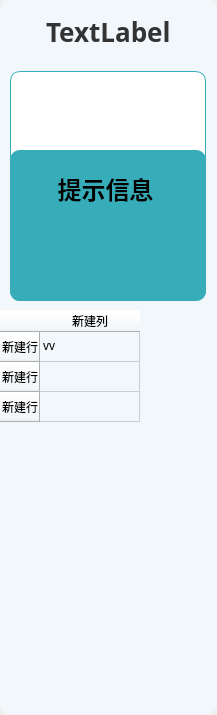
<?xml version="1.0" encoding="UTF-8"?>
<ui version="4.0">
 <class>ReagentConsumeItem</class>
 <widget class="QWidget" name="ReagentConsumeItem">
  <property name="geometry">
   <rect>
    <x>0</x>
    <y>0</y>
    <width>217</width>
    <height>715</height>
   </rect>
  </property>
  <property name="minimumSize">
   <size>
    <width>217</width>
    <height>715</height>
   </size>
  </property>
  <property name="maximumSize">
   <size>
    <width>217</width>
    <height>715</height>
   </size>
  </property>
  <property name="windowTitle">
   <string>Form</string>
  </property>
  <widget class="QWidget" name="widget_up" native="true">
   <property name="geometry">
    <rect>
     <x>0</x>
     <y>0</y>
     <width>217</width>
     <height>63</height>
    </rect>
   </property>
   <property name="styleSheet">
    <string notr="true">background-color: #f2f7fb;

    border-top-left-radius: 10px;
    border-top-right-radius: 10px;
    border-bottom-left-radius: 0px;
    border-bottom-right-radius: 0px;</string>
   </property>
   <layout class="QHBoxLayout" name="horizontalLayout">
    <item>
     <spacer name="horizontalSpacer">
      <property name="orientation">
       <enum>Qt::Horizontal</enum>
      </property>
      <property name="sizeHint" stdset="0">
       <size>
        <width>122</width>
        <height>20</height>
       </size>
      </property>
     </spacer>
    </item>
    <item>
     <widget class="QLabel" name="lab_title">
      <property name="styleSheet">
       <string notr="true">width: 127px;
height: 25px;
font-family: PingFang SC;
font-weight: bold;
font-size: 26px;
color: #333333;
line-height: 35px;
border : 0px;</string>
      </property>
      <property name="text">
       <string>TextLabel</string>
      </property>
     </widget>
    </item>
    <item>
     <spacer name="horizontalSpacer_2">
      <property name="orientation">
       <enum>Qt::Horizontal</enum>
      </property>
      <property name="sizeHint" stdset="0">
       <size>
        <width>122</width>
        <height>20</height>
       </size>
      </property>
     </spacer>
    </item>
   </layout>
  </widget>
  <widget class="QWidget" name="widget_mid" native="true">
   <property name="geometry">
    <rect>
     <x>0</x>
     <y>63</y>
     <width>217</width>
     <height>247</height>
    </rect>
   </property>
   <property name="styleSheet">
    <string notr="true">background-color: #f2f7fb;
border-radius : 0px;
</string>
   </property>
   <widget class="QPushButton" name="btn_foreground_color">
    <property name="geometry">
     <rect>
      <x>10</x>
      <y>87</y>
      <width>196</width>
      <height>151</height>
     </rect>
    </property>
    <property name="styleSheet">
     <string notr="true">background-color: #37adba;

border-top-left-radius: 10px;
border-top-right-radius: 10px;
border-bottom-left-radius: 10px;
border-bottom-right-radius: 10px;</string>
    </property>
    <property name="text">
     <string/>
    </property>
   </widget>
   <widget class="QLabel" name="lab_hint">
    <property name="geometry">
     <rect>
      <x>40</x>
      <y>110</y>
      <width>131</width>
      <height>31</height>
     </rect>
    </property>
    <property name="styleSheet">
     <string notr="true">background: transparent;

border: 0px;
width: 46px;
height: 23px;
font-family: PingFang SC;
font-weight: 500;
font-size: 24px;
color: #000000;
line-height: 35px;</string>
    </property>
    <property name="text">
     <string>提示信息</string>
    </property>
    <property name="alignment">
     <set>Qt::AlignCenter</set>
    </property>
   </widget>
   <widget class="QPushButton" name="btn_background_color">
    <property name="geometry">
     <rect>
      <x>10</x>
      <y>8</y>
      <width>196</width>
      <height>230</height>
     </rect>
    </property>
    <property name="minimumSize">
     <size>
      <width>196</width>
      <height>230</height>
     </size>
    </property>
    <property name="maximumSize">
     <size>
      <width>196</width>
      <height>230</height>
     </size>
    </property>
    <property name="styleSheet">
     <string notr="true">background-color: #ffffff;

border-top-left-radius: 10px;
border-top-right-radius: 10px;
border-bottom-left-radius: 10px;
border-bottom-right-radius: 10px;

border : 1px solid #37adba;</string>
    </property>
    <property name="text">
     <string/>
    </property>
   </widget>
   <zorder>btn_background_color</zorder>
   <zorder>btn_foreground_color</zorder>
   <zorder>lab_hint</zorder>
  </widget>
  <widget class="QWidget" name="widget_down" native="true">
   <property name="geometry">
    <rect>
     <x>0</x>
     <y>310</y>
     <width>217</width>
     <height>404</height>
    </rect>
   </property>
   <property name="styleSheet">
    <string notr="true"/>
   </property>
   <layout class="QVBoxLayout" name="verticalLayout_2">
    <property name="spacing">
     <number>0</number>
    </property>
    <property name="leftMargin">
     <number>0</number>
    </property>
    <property name="topMargin">
     <number>0</number>
    </property>
    <property name="rightMargin">
     <number>0</number>
    </property>
    <property name="bottomMargin">
     <number>0</number>
    </property>
    <item>
     <widget class="QTableWidget" name="tableWidget">
      <property name="styleSheet">
       <string notr="true">background-color: #f2f7fb;

    border-top-left-radius: 0px;
    border-top-right-radius: 0px;
    border-bottom-left-radius: 10px;
    border-bottom-right-radius: 10px;</string>
      </property>
      <row>
       <property name="text">
        <string>新建行</string>
       </property>
      </row>
      <row>
       <property name="text">
        <string>新建行</string>
       </property>
      </row>
      <row>
       <property name="text">
        <string>新建行</string>
       </property>
      </row>
      <column>
       <property name="text">
        <string>新建列</string>
       </property>
      </column>
      <item row="0" column="0">
       <property name="text">
        <string>vv </string>
       </property>
      </item>
     </widget>
    </item>
   </layout>
  </widget>
 </widget>
 <resources/>
 <connections/>
</ui>
